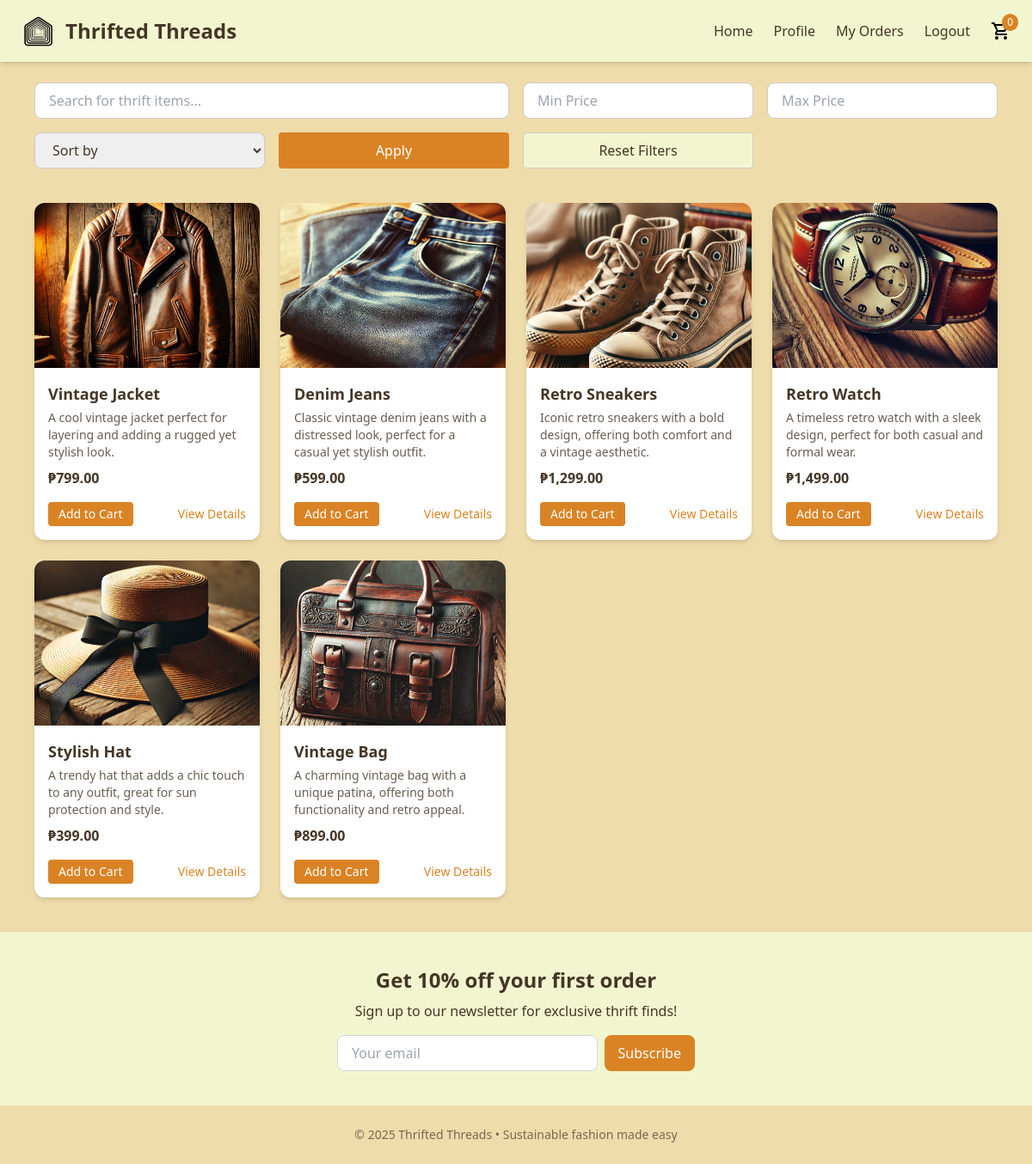
Page /php/homepage.php (signed in) on the committed database.
### tables this page shows
CREATE TABLE `products` (
  `id` int(11) NOT NULL,
  `name` varchar(255) NOT NULL,
  `description` text NOT NULL,
  `price` decimal(10,2) NOT NULL,
  `image` varchar(255) NOT NULL,
  `created_at` timestamp NOT NULL DEFAULT current_timestamp(),
  `stock` int(11) NOT NULL DEFAULT 0,
  `material` varchar(255) DEFAULT NULL,
  `condition_note` varchar(255) DEFAULT NULL,
  `care_instructions` text DEFAULT NULL,
  `fit_style` text DEFAULT NULL
);

### php/homepage.php (the view, shortened to what this page needs)
<?php
include 'db_conn.php';
$imageBasePath = '../admin/';
$user_id = $_SESSION['user_id'];
$cart_query = $conn->prepare("SELECT SUM(quantity) as total_items FROM cart WHERE user_id = ?");
$cart_query->bind_param("i", $user_id);
$cart_query->execute();
$cart_result = $cart_query->get_result();
$cart_data = $cart_result->fetch_assoc();
$cart_count = $cart_data['total_items'] ?? 0;
?>
<!DOCTYPE html>
<html lang="en">
<head>
  <script src="https://cdn.tailwindcss.com"></script>
</head>
<body class="bg-[#EFDCAB] text-[#443627] min-h-screen">
<nav class="bg-[#F2F6D0] shadow-md px-6 py-4 flex justify-between items-center sticky top-0 z-50">
<div class="flex items-center space-x-3">
    <a href="homepage.php" class="flex items-center space-x-3">
      <img src="../images/logo/logo.png" alt="Thrift Hive Logo" class="h-10">
      <h1 class="text-2xl font-bold">Thrifted Threads</h1>
    </a>
  </div>
  <div class="flex items-center space-x-6">
    <a href="homepage.php" class="hover:text-[#D98324] font-medium transition">Home</a>
    <a href="profile.php" class="hover:text-[#D98324] font-medium">Profile</a>
        <a href="my_orders.php" class="hover:text-[#D98324] font-medium">My Orders</a>
    <form method="POST" class="inline">
      <button type="submit" name="logout" class="hover:text-[#D98324] font-medium transition bg-transparent border-none cursor-pointer">Logout</button>
    </form>
    <a href="cart.php" class="relative">
  <img src="../images/icons/shopping_cart_black.svg" alt="Cart" class="h-6">
  <span class="absolute -top-2 -right-2 bg-[#D98324] text-white text-xs px-1.5 py-0.5 rounded-full">
    <?php echo $cart_count; ?>
  </span>
</a>
  </div>
</nav>
<div class="max-w-6xl mx-auto mt-6 px-4">
  <form method="GET" action="homepage.php" class="grid grid-cols-1 sm:grid-cols-4 gap-4">
    <input
      type="text"
      name="search"
      placeholder="Search for thrift items..."
      value="<?php echo isset($_GET['search']) ? htmlspecialchars($_GET['search']) : ''; ?>"
      class="px-4 py-2 border border-[#ccc] rounded-lg col-span-2"
    >
    <input
      type="number"
      name="min_price"
      placeholder="Min Price"
      value="<?php echo isset($_GET['min_price']) ? htmlspecialchars($_GET['min_price']) : ''; ?>"
      class="px-4 py-2 border border-[#ccc] rounded-lg"
    >
    <input
      type="number"
      name="max_price"
      placeholder="Max Price"
      value="<?php echo isset($_GET['max_price']) ? htmlspecialchars($_GET['max_price']) : ''; ?>"
      class="px-4 py-2 border border-[#ccc] rounded-lg"
    >
    <select name="sort" class="px-4 py-2 border border-[#ccc] rounded-lg sm:col-span-1">
      <option value="">Sort by</option>
    </select>
    <button type="submit" class="col-span-full sm:col-span-1 bg-[#D98324] text-white px-4 py-2 rounded hover:bg-[#443627] transition mt-2 sm:mt-0">
      Apply
    </button>
    <a href="homepage.php" class="col-span-full sm:col-span-1 text-center bg-[#F2F6D0] text-[#443627] border border-[#ccc] px-4 py-2 rounded hover:bg-[#D98324] hover:text-white transition mt-2 sm:mt-0">
      Reset Filters
    </a>
  </form>
</div>
  <?php
$conditions = [];
$whereClause = count($conditions) > 0 ? 'WHERE ' . implode(' AND ', $conditions) : '';
$orderBy = '';
$query = "SELECT * FROM products $whereClause $orderBy";
$result = mysqli_query($conn, $query);
?>
<section class="max-w-6xl mx-auto px-4 py-10 grid gap-6 sm:grid-cols-2 md:grid-cols-3 lg:grid-cols-4">
<?php
if (mysqli_num_rows($result) > 0) {
    while ($row = mysqli_fetch_assoc($result)) {
        echo '
            <div class="bg-white rounded-xl shadow-md overflow-hidden transform transition duration-300 hover:shadow-xl hover:scale-105 hover:-translate-y-1">
                <img src="' . $imageBasePath . $row['image'] . '" alt="' . htmlspecialchars($row['name']) . '" class="w-full h-48 object-cover">
                <div class="p-4">
                    <h3 class="text-lg font-bold">' . htmlspecialchars($row['name']) . '</h3>
                    <p class="text-sm opacity-80 mt-1">' . htmlspecialchars($row['description']) . '</p>
                    <p class="mt-2 font-semibold">₱' . number_format($row['price'], 2) . '</p>
                    <div class="mt-4 flex justify-between items-center">
                        ' . ($row['stock'] > 0 ? '
                        <form method="POST" action="add_to_cart.php" class="inline">
                            <input type="hidden" name="product_id" value="' . $row['id'] . '">
                            <button type="submit" name="add_to_cart" class="text-sm bg-[#D98324] text-white px-3 py-1 rounded hover:bg-[#443627] transition">Add to Cart</button>
                        </form>' : '
                        <span class="text-sm text-red-500 font-medium">Out of Stock</span>') . '
                        <a href="item_details.php?id=' . $row['id'] . '" class="text-sm text-[#D98324] hover:underline">View Details</a>
                    </div>
                </div>
            </div>';
    }
} else {
    echo '<p class="col-span-full text-center text-lg text-gray-500">No items are listed.</p>';
}
?>
</section>
  <section class="bg-[#F2F6D0] py-10 text-center">
    <h2 class="text-2xl font-semibold mb-2">Get 10% off your first order</h2>
    <p class="mb-4">Sign up to our newsletter for exclusive thrift finds!</p>
    <form class="flex justify-center gap-2 max-w-md mx-auto px-4">
      <input type="email" placeholder="Your email" class="flex-1 px-4 py-2 rounded-lg border border-gray-300 focus:outline-none focus:ring-2 focus:ring-[#D98324]">
      <button class="bg-[#D98324] text-white px-4 py-2 rounded-lg hover:bg-[#443627] transition">Subscribe</button>
    </form>
  </section>
  <footer class="text-center text-sm text-[#443627]/70 py-6">
    &copy; 2025 Thrifted Threads • Sustainable fashion made easy
  </footer>
</body>
</html>

### rows in the picture
products: image (picture), name "Vintage Jacket", description "A cool vintage jacket perfect for layering and adding a rugged yet stylish look.", price "799.00"
products: image (picture), name "Denim Jeans", description "Classic vintage denim jeans with a distressed look, perfect for a casual yet stylish outfit.", price "599.00"
products: image (picture), name "Retro Sneakers", description "Iconic retro sneakers with a bold design, offering both comfort and a vintage aesthetic.", price "1,299.00"
products: image (picture), name "Retro Watch", description "A timeless retro watch with a sleek design, perfect for both casual and formal wear.", price "1,499.00"
products: image (picture), name "Stylish Hat", description "A trendy hat that adds a chic touch to any outfit, great for sun protection and style.", price "399.00"
products: image (picture), name "Vintage Bag", description "A charming vintage bag with a unique patina, offering both functionality and retro appeal.", price "899.00"

### other values in the picture
$cart_count "0"
